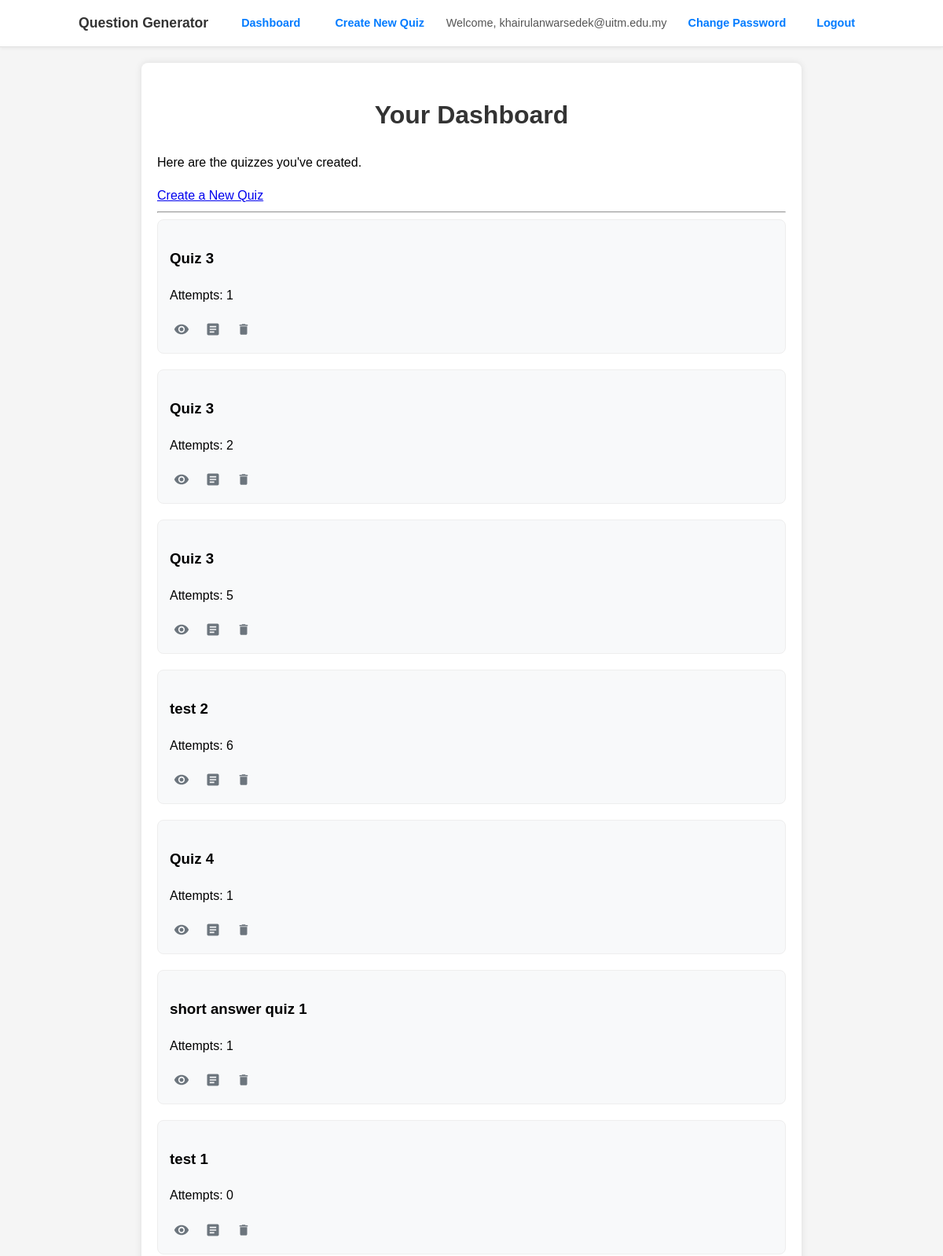
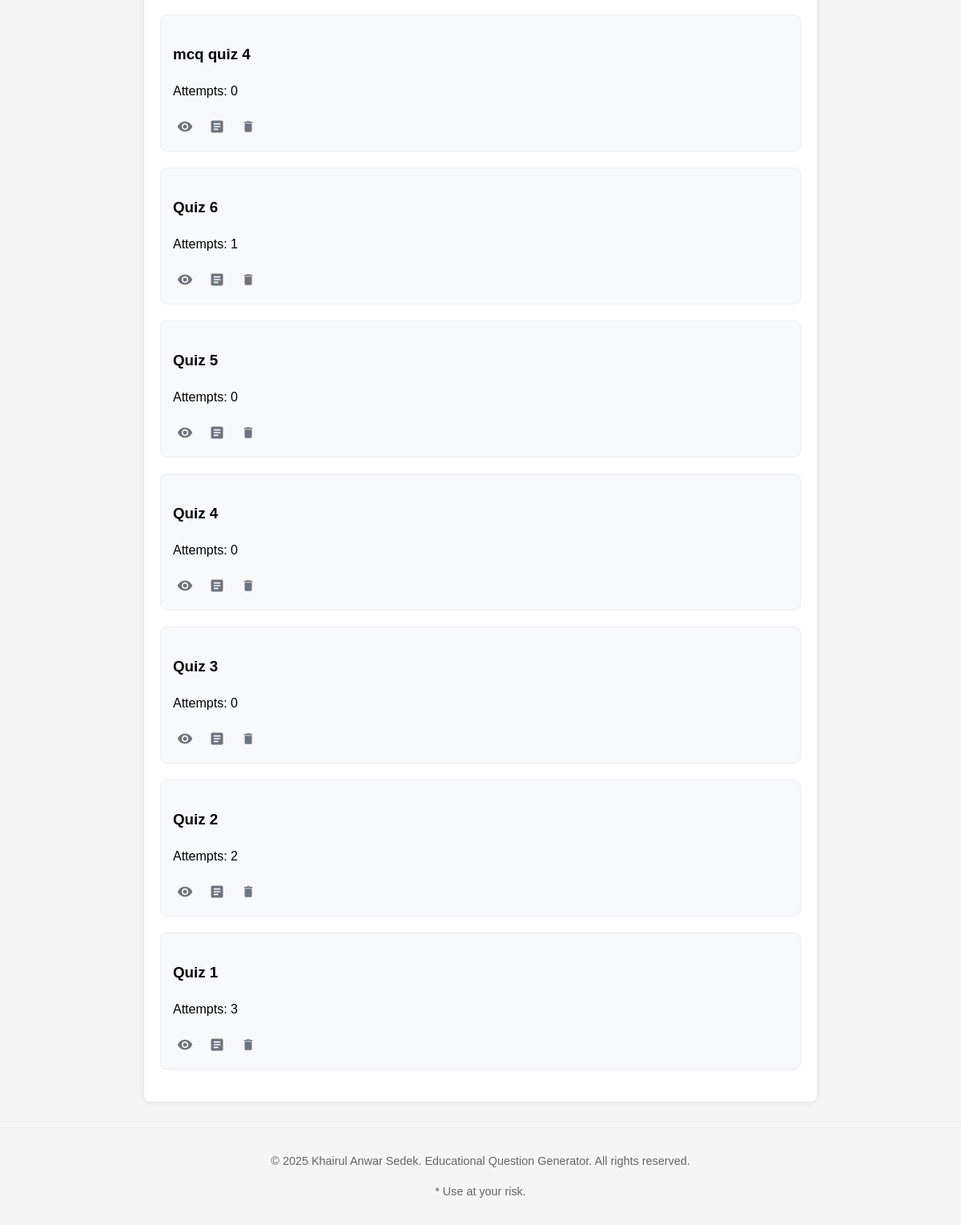
Screenshot of / (signed in) with the database file from the repository (2 pictures, top to bottom).
### app.py (models this page shows, shortened)
class User(UserMixin, db.Model):
    id = db.Column(db.Integer, primary_key=True)
    username = db.Column(db.String(150), unique=True, nullable=False)
    password_hash = db.Column(db.String(128))
    quizzes = db.relationship('Quiz', backref='creator', lazy=True)

class Quiz(db.Model):
    id = db.Column(db.Integer, primary_key=True)
    public_id = db.Column(db.String(36), unique=True, nullable=False, default=lambda: str(uuid.uuid4()))
    title = db.Column(db.String(100))
    user_id = db.Column(db.Integer, db.ForeignKey('user.id'), nullable=False)
    analysis_text = db.Column(db.Text, nullable=True) # Ensure this line is present
    questions = db.relationship('Question', backref='quiz', cascade="all, delete-orphan")

### app.py (the view)
@app.route('/')
@login_required
def index():
    quizzes = Quiz.query.options(db.joinedload(Quiz.attempts)).filter_by(user_id=current_user.id).order_by(Quiz.id.desc()).all()
    csrf_token = generate_csrf()
    return render_template('dashboard.html', quizzes=quizzes, csrf_token=csrf_token)

### app.py (called while the page is built)
@login_manager.user_loader
def load_user(user_id):
    return db.session.get(User, int(user_id))

### templates/dashboard.html (shortened to what this page needs)
{% extends "base.html" %}
{% block content %}
<h1>Your Dashboard</h1>
<p>Here are the quizzes you've created.</p>
<a href="{{ url_for('create_quiz') }}" class="btn">Create a New Quiz</a>
<hr>
{% if quizzes %}
    {% for quiz in quizzes %}
        <div class="question-card">
            <h3>{{ quiz.title }}</h3>
            <p>Attempts: {{ quiz.attempts|length }}</p>
           <div class="quiz-actions">
                <a href="{{ url_for('view_quiz', public_id=quiz.public_id) }}" class="btn-action-icon" title="View/Share Quiz">
                    <svg xmlns="http://www.w3.org/2000/svg" viewBox="0 0 24 24" fill="currentColor">
                        <path d="M12 4.5C7 4.5 2.73 7.61 1 12c1.73 4.39 6 7.5 11 7.5s9.27-3.11 11-7.5c-1.73-4.39-6-7.5-11-7.5zM12 17c-2.76 0-5-2.24-5-5s2.24-5 5-5 5 2.24 5 5-2.24 5-5 5zm0-8c-1.66 0-3 1.34-3 3s1.34 3 3 3 3-1.34 3-3-1.34-3-3-3z"/>
                    </svg>
                </a>
                <a href="{{ url_for('view_attempts', public_id=quiz.public_id) }}" class="btn-action-icon" title="View Attempts">
                    <svg xmlns="http://www.w3.org/2000/svg" viewBox="0 0 24 24" fill="currentColor">
                        <path d="M19 3H5c-1.1 0-2 .9-2 2v14c0 1.1.9 2 2 2h14c1.1 0 2-.9 2-2V5c0-1.1-.9-2-2-2zm-5 14H7v-2h7v2zm3-4H7v-2h10v2zm0-4H7V7h10v2z"/>
                    </svg>
                </a>
                <form action="{{ url_for('delete_quiz', public_id=quiz.public_id) }}" method="POST" onsubmit="return confirm('Are you sure you want to delete this quiz permanently?');" style="display: inline;">
                    <button type="submit" class="btn-delete-icon" title="Delete Quiz">
                        <svg xmlns="http://www.w3.org/2000/svg" viewBox="0 0 24 24" fill="currentColor" width="18" height="18">
                            <path d="M6 19c0 1.1.9 2 2 2h8c1.1 0 2-.9 2-2V7H6v12zM19 4h-3.5l-1-1h-5l-1 1H5v2h14V4z"/>
                        </svg>
                    </button>
                </form>
            </div>
        </div>
    {% endfor %}
{% else %}
    <p>You haven't created any quizzes yet.</p>
{% endif %}
{% endblock %}

### templates/base.html (shortened to what this page needs)
<!DOCTYPE html>
<html lang="en">
<head>
    <link rel="stylesheet" href="{{ url_for('static', filename='styles.css') }}">
</head>
<body>
    <header class="app-header">
        <div class="header-content">
            <div class="header-left">
                <a href="{{ url_for('index') }}" class="site-title">Question Generator</a>
                <nav class="main-nav">
                    {% if current_user.is_authenticated %}
                        <a href="{{ url_for('index') }}" class="nav-link">Dashboard</a>
                        <a href="{{ url_for('create_quiz') }}" class="nav-link">Create New Quiz</a>
                    {% endif %}
                </nav>
            </div>
            <nav class="user-nav">
                {% if current_user.is_authenticated %}
                    <span class="user-name">Welcome, {{ current_user.username }}</span>
                     <a href="{{ url_for('change_password') }}" class="nav-link">Change Password</a>
                    <a href="{{ url_for('logout') }}" class="nav-link">Logout</a>
                {% else %}
                    <a href="{{ url_for('login') }}" class="nav-link">Login</a>
                    <a href="{{ url_for('register') }}" class="nav-link">Register</a>
                {% endif %}
            </nav>
        </div>
    </header>
    <div class="container">
        {% block content %}{% endblock %}
    </div>
    <footer class="app-footer">
        <p>&copy; 2025 Khairul Anwar Sedek. Educational Question Generator. All rights reserved.</p>
        <p>* Use at your risk. </p>
    </footer>
</body>
</html>

### static/styles.css (style rules this page uses)
body { font-family: Arial, sans-serif; line-height: 1.6; margin: 0; padding: 0; background-color: #f5f5f5; }
.container { max-width: 800px; margin: 20px auto; background: white; padding: 20px; border-radius: 8px; box-shadow: 0 0 10px rgba(0,0,0,0.1); }
h1 { color: #333; text-align: center; }
button { background-color: #4CAF50; color: white; padding: 10px 15px; border: none; border-radius: 4px; cursor: pointer; font-size: 16px; width: 100%; }
.app-footer { margin-top: 2rem; padding: 1rem 0; text-align: center; font-size: 0.9rem; color: #666; border-top: 1px solid #eee; }
.question-card { background: #f8f9fa; padding: 15px; margin-bottom: 20px; border: 1px solid #eee; border-radius: 8px; }
.app-header { background-color: #ffffff; padding: 10px 20px; border-bottom: 1px solid #e0e0e0; box-shadow: 0 2px 4px rgba(0,0,0,0.05); }
.header-content { max-width: 1000px; margin: 0 auto; display: flex; justify-content: space-between; align-items: center; }
.header-left { display: flex; align-items: center; gap: 30px; }
.main-nav { display: flex; gap: 20px; }
.site-title { font-weight: bold; font-size: 1.1em; color: #333; text-decoration: none; }
.user-nav { display: flex; align-items: center; gap: 15px; }
.user-name { color: #555; font-size: 0.9em; }
.nav-link { color: #007bff; text-decoration: none; font-size: 0.9em; font-weight: bold; padding: 8px 12px; border-radius: 5px; transition: background-color 0.2s, color 0.2s; }
.btn-delete-icon { background: none; border: none; cursor: pointer; padding: 5px; border-radius: 50%; display: inline-flex; align-items: center; justify-content: center; transition: background-color 0.2s; vertical-align: middle; }
.btn-delete-icon svg { fill: #6c757d; transition: fill 0.2s; }
.quiz-actions { display: flex; align-items: center; gap: 10px; margin-top: 15px; }
.btn-action-icon { display: inline-flex; align-items: center; justify-content: center; padding: 5px; border-radius: 50%; transition: background-color 0.2s; }
.btn-action-icon svg { fill: #6c757d; width: 20px; height: 20px; transition: fill 0.2s; }

### rows the page displays
User: username "khairulanwarsedek@uitm.edu.my"
Quiz: title "Quiz 3", attempts|length "1"
Quiz: title "Quiz 3", attempts|length "2"
Quiz: title "Quiz 3", attempts|length "5"
Quiz: title "test 2", attempts|length "6"
Quiz: title "Quiz 4", attempts|length "1"
Quiz: title "short answer quiz 1", attempts|length "1"
Quiz: title "test 1", attempts|length "0"
Quiz: title "mcq quiz 4", attempts|length "0"
Quiz: title "Quiz 6", attempts|length "1"
Quiz: title "Quiz 5", attempts|length "0"
Quiz: title "Quiz 4", attempts|length "0"
Quiz: title "Quiz 3", attempts|length "0"
Quiz: title "Quiz 2", attempts|length "2"
Quiz: title "Quiz 1", attempts|length "3"
